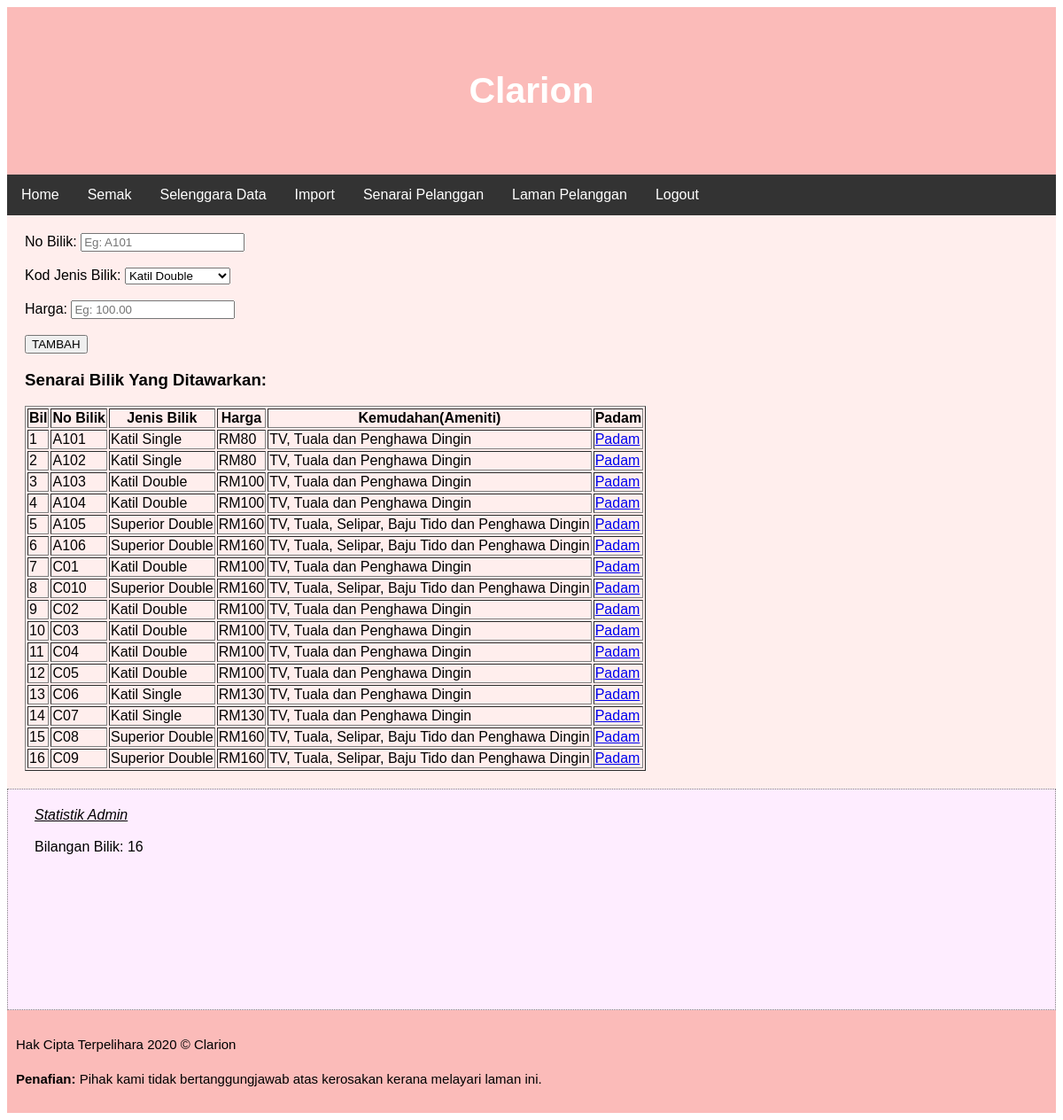
Page /admin/selenggarabilik.php on the committed database.
### tables this page shows
CREATE TABLE `bilik` (
  `nobilik` varchar(6) NOT NULL,
  `kodjenis` varchar(20) NOT NULL,
  `harga` double NOT NULL
);

CREATE TABLE `jenis` (
  `kodjenis` varchar(20) NOT NULL,
  `jenisbilik` varchar(20) NOT NULL,
  `ameniti` text DEFAULT NULL
);

### admin/paparbilik.php (the view, shortened to what this page needs)
<h3>Senarai Bilik Yang Ditawarkan:</h3>
<table border="1">
	<tr><th>Bil</th><th>No Bilik</th><th>Jenis Bilik</th><th>Harga</th><th>Kemudahan(Ameniti)</th><th>Padam</th></tr>
<?php
	include 'capaian.php';
	$SQL="select * from bilik inner join jenis on bilik.kodjenis=jenis.kodjenis order by bilik.nobilik LIMIT 25";
	$panggil=mysqli_query($connect,$SQL);
	$i=0;
	while($data=mysqli_fetch_array($panggil)){
		$nobilik=$data['nobilik'];
		$jenisbilik=$data['jenisbilik'];
		$harga=$data['harga'];
		$ameniti=$data['ameniti'];
		$i++;
		echo "<tr><td>$i</td><td>$nobilik</td><td>$jenisbilik</td><td>RM$harga</td><td>$ameniti</td><td><a href='deletebilik.php?bilik=".$nobilik."'>Padam</a></td></tr>";
	}
 ?>
 </table>

### admin/selenggarabilik.php (shortened to what this page needs)
<!DOCTYPE html>
<html lang="en">
<head>
	<link rel="stylesheet" type="text/css" href="style.css">
</head>
<body>
	<header>
		<?php include 'header.php'; ?>
	</header>
		<nav>
			<?php include 'navadmin.php'; ?>
		</nav>
			<section>
			    <article>
					<?php include 'borangtambahbilik.php'; ?>
					<?php include 'paparbilik.php'; ?>
				</article>
				<aside>
					<?php include 'statistikbilik.php'; ?>
				</aside>
			</section>
	<footer>
		<?php include 'footer.php'; ?>
	</footer>
</body>
</html>

### admin/header.php
<h3>Clarion</h3>

### admin/navadmin.php
<ul>
	<li><a href="admin.php">Home</a></li>
	<li><a href="semak.php">Semak</a></li>
	<li><a href="selenggara.php">Selenggara Data</a></li>
	<li><a href="import.php">Import</a></li>
	<li><a href="senaraipelanggan.php">Senarai Pelanggan</a></li>
	<li><a href="../index.php">Laman Pelanggan</a></li>
	<li><a href="logout.php">Logout</a></li>
</ul>

### admin/borangtambahbilik.php (shortened to what this page needs)
<?php if(empty($_POST['tambah'])) { ?>
	<form action="selenggarabilik.php" method="POST">
			<label>No Bilik:</label>
			<input type="text" name="nobilik" placeholder="Eg: A101"><br><br>
			<label>Kod Jenis Bilik:</label>
			<select name="kodjenis">
			<?php
				include 'capaian.php';
				$SQLjenis="select * from jenis";
				$panggil=mysqli_query($connect,$SQLjenis);
				while($data=mysqli_fetch_array($panggil)) {
			 	$kodjenis=$data['kodjenis'];
			 	$jenisbilik=$data['jenisbilik'];
			 	echo "<option value='$kodjenis'>$jenisbilik</option> ";
			} ?>
			</select><br><br>
			<label>Harga:</label>
			<input type="text" name="harga" placeholder="Eg: 100.00"><br><br>
			<input type="submit" name="tambah" value="TAMBAH">
	</form>
<?php }
 ?>

### admin/statistikbilik.php
<?php
    echo "<i><u>Statistik Admin</i></u><br>";
    include 'capaian.php';
    $SQLkira="SELECT COUNT(nobilik) from bilik";
    $kira=mysqli_query($connect,$SQLkira);
    $rekod = mysqli_fetch_array($kira);
    $jumbilik=$rekod['COUNT(nobilik)'];
    echo "<br>Bilangan Bilik: $jumbilik";
?>

### admin/footer.php
<p><small>Hak Cipta Terpelihara 2020 © Clarion</small></p>
<p><small><b>Penafian:</b> Pihak kami tidak
bertanggungjawab atas kerosakan
kerana melayari laman ini.</small></p>

### admin/style.css (style rules this page uses)
* { box-sizing: border-box; }
body { font-family: Arial, Helvetica, sans-serif; }
header { border: 2px; background-color: #FBBBB9; padding: 30px; text-align: center; font-size: 35px; color: white; }
nav { float: left; width: 100%; background-color: #0000ff; color: white; }
nav ul { list-style-type: none; margin: 0; padding: 0; overflow: hidden; background-color: #333; }
nav li { float: left; }
nav li a { display: inline-block; color: white; text-align: center; padding: 14px 16px; text-decoration: none; }
article { float: left; padding: 20px; width: 100%; background-color: #ffeeed; }
aside { float: left; margin: auto; width: 100%; height: 100px; border: 1px dotted grey; padding: 20px 20px 25px 30px; background-color: #feedff; min-height: 250px; }
section { background-color: #f1f1f1; }
section:after { content: ""; display: table; clear: both; }
footer { background-color: #FBBBB9; padding: 10px; text-align: center; color: black; }
p { font-size: 18px; text-align: justify; }

### rows in the picture
bilik: nobilik "A101", kodjenis.jenisbilik "Katil Single", harga "80", kodjenis.ameniti "TV, Tuala dan Penghawa Dingin"
bilik: nobilik "A102", kodjenis.jenisbilik "Katil Single", harga "80", kodjenis.ameniti "TV, Tuala dan Penghawa Dingin"
bilik: nobilik "A103", kodjenis.jenisbilik "Katil Double", harga "100", kodjenis.ameniti "TV, Tuala dan Penghawa Dingin"
bilik: nobilik "A104", kodjenis.jenisbilik "Katil Double", harga "100", kodjenis.ameniti "TV, Tuala dan Penghawa Dingin"
bilik: nobilik "A105", kodjenis.jenisbilik "Superior Double", harga "160", kodjenis.ameniti "TV, Tuala, Selipar, Baju Tido dan Penghawa Dingin"
bilik: nobilik "A106", kodjenis.jenisbilik "Superior Double", harga "160", kodjenis.ameniti "TV, Tuala, Selipar, Baju Tido dan Penghawa Dingin"
bilik: nobilik "C01", kodjenis.jenisbilik "Katil Double", harga "100", kodjenis.ameniti "TV, Tuala dan Penghawa Dingin"
bilik: nobilik "C010", kodjenis.jenisbilik "Superior Double", harga "160", kodjenis.ameniti "TV, Tuala, Selipar, Baju Tido dan Penghawa Dingin"
bilik: nobilik "C02", kodjenis.jenisbilik "Katil Double", harga "100", kodjenis.ameniti "TV, Tuala dan Penghawa Dingin"
bilik: nobilik "C03", kodjenis.jenisbilik "Katil Double", harga "100", kodjenis.ameniti "TV, Tuala dan Penghawa Dingin"
bilik: nobilik "C04", kodjenis.jenisbilik "Katil Double", harga "100", kodjenis.ameniti "TV, Tuala dan Penghawa Dingin"
bilik: nobilik "C05", kodjenis.jenisbilik "Katil Double", harga "100", kodjenis.ameniti "TV, Tuala dan Penghawa Dingin"
bilik: nobilik "C06", kodjenis.jenisbilik "Katil Single", harga "130", kodjenis.ameniti "TV, Tuala dan Penghawa Dingin"
bilik: nobilik "C07", kodjenis.jenisbilik "Katil Single", harga "130", kodjenis.ameniti "TV, Tuala dan Penghawa Dingin"
bilik: nobilik "C08", kodjenis.jenisbilik "Superior Double", harga "160", kodjenis.ameniti "TV, Tuala, Selipar, Baju Tido dan Penghawa Dingin"
bilik: nobilik "C09", kodjenis.jenisbilik "Superior Double", harga "160", kodjenis.ameniti "TV, Tuala, Selipar, Baju Tido dan Penghawa Dingin"

### other values in the picture
$jumbilik "16"
form field kodjenis "Katil Double"
